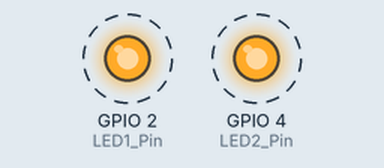
This program was run on a simulated ESP32. Shown: output pins drawn as LEDs (lit = HIGH). Dashed ring = blinking. What the program prints to the serial monitor is not drawn.

Above: at 0.17 s.
Timing chart, 0 to 4.6 s (numbered marks = the images above):
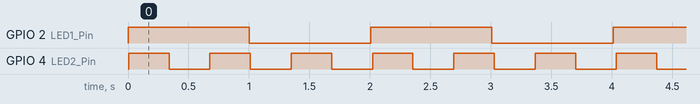

Measured:
- by itself, GPIO 2 (LED1_Pin): alternates HIGH for 1.0 s and LOW for 1.0 s
- by itself, GPIO 4 (LED2_Pin): alternates HIGH for 0.33 s and LOW for 0.34 s

The program:

main.cpp
```cpp
#include <Arduino.h>

#define LED1_Pin 2
#define LED2_Pin 4

static uint32_t sonKontol = 0;

//gorev handle'lari oluşturuldu
TaskHandle_t Gorev1Handle = NULL;
TaskHandle_t Gorev2Handle = NULL;


//fonksiyon prototipleri
void Gorev1(void *parameter);
void Gorev2(void *parameter);
void sistemi_baslat(void);

void setup()
{
  Serial.begin(115200);

  sistemi_baslat();
}

void loop()
{

  if (millis() - sonKontol > 5000)
  {
    Serial.println("********************** LOOP **********************");
    Serial.printf("Mevcut bos bellek: %u bytes\n", xPortGetFreeHeapSize());
    sonKontol = millis();
  }
}


void sistemi_baslat(void)
{
  xTaskCreatePinnedToCore(
    Gorev1,             // Gorev Fonksiyonu
    "Task1",           // Görev adı
    10000,             // Yığın Boyutu (bytes)
    NULL,              // Parametreler
    1,                 // Öncelik
    &Gorev1Handle,      // Gorev handle
    1                  // Çekirdek 1
  );

  xTaskCreatePinnedToCore(
    Gorev2,            // Gorev Fonksiyonu
    "Task2",          // Gore v adı
    10000,            // Yığın Boyutu (bytes)
    NULL,             // Parametreler
    1,                // Öncelik
    &Gorev2Handle,     // görev handle
    0                 // Çekirdek 0
  );
}

/**************************************Gorev fonksiyonlarının tanımlanması********************************** */

void Gorev1(void *parameter)
{
  pinMode(LED1_Pin, OUTPUT);
  for (;;)
  {
    Serial.println("********************** GOREV 1 **********************");
    digitalWrite(LED1_Pin, HIGH);
    Serial.println("Gorev1: LED1 ON");
    vTaskDelay(1000 / portTICK_PERIOD_MS);
    digitalWrite(LED1_Pin, LOW);
    Serial.println("Gorev1: LED1 OFF");
    vTaskDelay(1000 / portTICK_PERIOD_MS);

    Serial.print("Gorev 1 calistigi cekirdek: ");
    Serial.println(xPortGetCoreID());
    Serial.printf("Gorev1 Stack Bos Alan: %u bytes\n", uxTaskGetStackHighWaterMark(NULL));
  }
}

void Gorev2(void *parameter)
{
  pinMode(LED2_Pin, OUTPUT);
  for (;;)
  {
    Serial.println("********************** GOREV 2 **********************");
    digitalWrite(LED2_Pin, HIGH);
    Serial.println("Gorev2: LED2 ON");
    vTaskDelay(333 / portTICK_PERIOD_MS);
    digitalWrite(LED2_Pin, LOW);
    Serial.println("Gorev2: LED2 OFF");
    vTaskDelay(333 / portTICK_PERIOD_MS);

    Serial.print("Gorev 2 calistigi cekirdek: ");
    Serial.println(xPortGetCoreID());

    Serial.printf("Gorev2 Stack Bos Alan: %u bytes\n", uxTaskGetStackHighWaterMark(NULL));
  }
}
```
